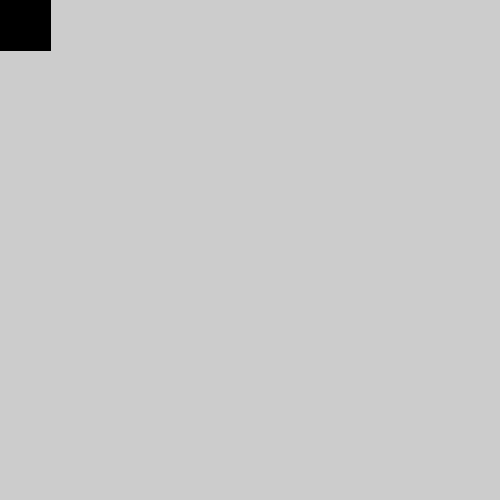
Frame 1 (no input)
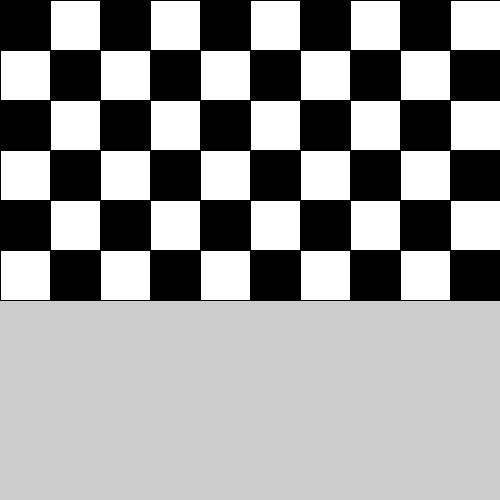
Frame 60 (the mouse pressed at the canvas centre just before this capture)
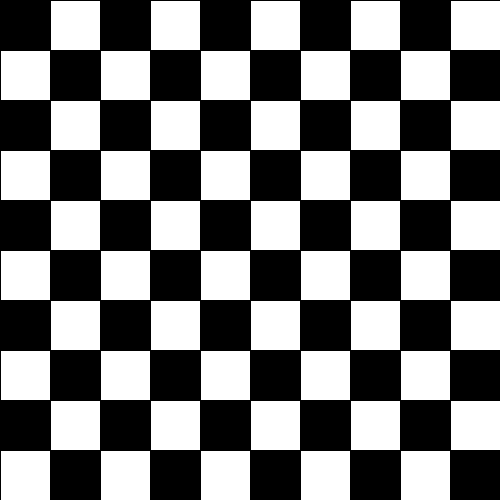
Frame 120 (the mouse held since frame 60 and released just before this capture)

The Processing sketch that drew these frames (run headless with seeded random() and noise(); from frame 60 on, the mouse is pressed at the canvas centre):

// Processing sketch: chess
// ── chess.pde
int rectWidth=50;
int positionX=0;
int positionY=0;


boolean fill=true;

void setup() {
  size(500, 500);
}

void draw() {
  if (fill) {
    fill(0);
  } else {
    fill(255);
  }
  rect(positionX, positionY, rectWidth, rectWidth);
  positionX+=rectWidth;

  if (positionX>width-rectWidth) {
    positionX=0;
    positionY+=rectWidth;
    fill=!fill;
  }
  fill=!fill;
}
